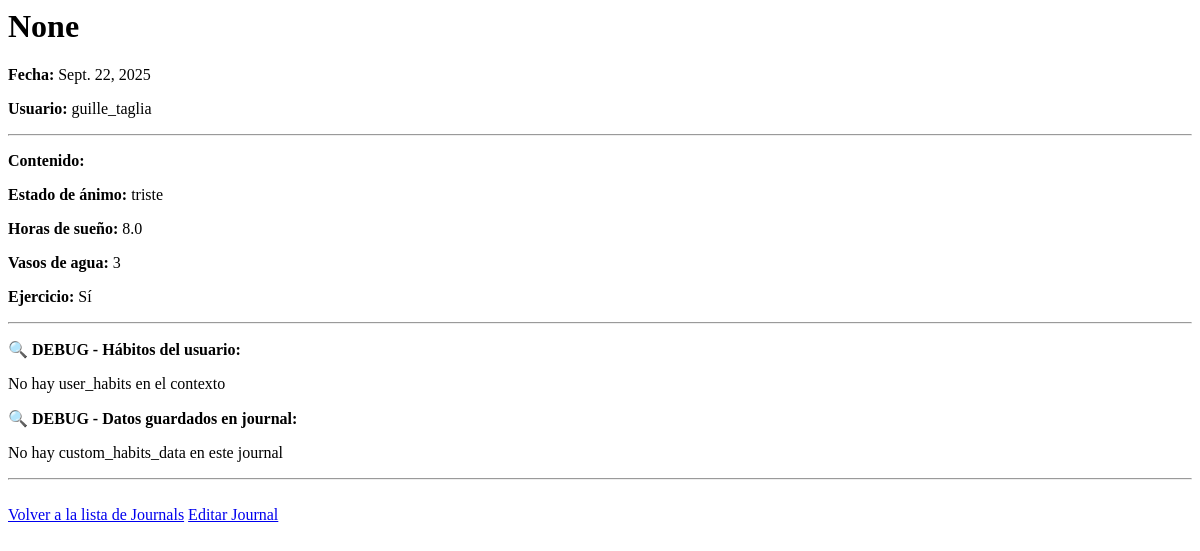
Page /journals/10/ (signed in) on the earlier database version.
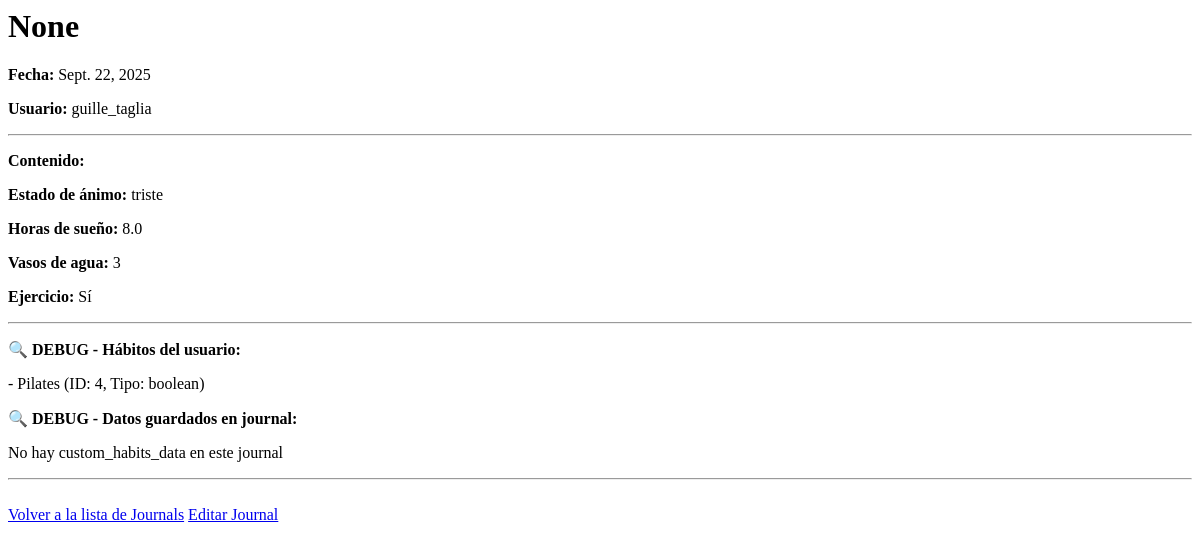
Same page on the later database version.
### bullet_journal/models.py (models this page shows, shortened)
class CustomHabit(models.Model):
    TYPE_CHOICES = [
        ('boolean', 'Sí/No'),
        ('integer', 'Número'),
    ]
    user = models.ForeignKey(User, on_delete=models.CASCADE, related_name='custom_habits')
    name = models.CharField(max_length=100)
    description = models.TextField(blank=True, null=True)
    type = models.CharField(max_length=10, choices=TYPE_CHOICES)
    created_at = models.DateTimeField(auto_now_add=True)
    is_active = models.BooleanField(default=True)
    goal_value = models.IntegerField(null=True, blank=True)  # Valor objetivo (si aplica)
    unit = models.CharField(max_length=20, blank=True, null=True)  #
    class Meta:
        unique_together = ('user', 'name')
        ordering = ['-created_at']

### bullet_journal/views/journal_views.py (the view)
# urls.py: path('journals/<int:pk>/', journal_detail, name='journal_detail'),
@login_required
def journal_detail(request, pk):
    journal = get_object_or_404(Journal, pk=pk, user=request.user)
    user_habits = CustomHabit.objects.filter(user=request.user)
    return render(request, 'bullet_journal/journal/detail.html', {
        'journal': journal,
        'user_habits': user_habits
        })

### bullet_journal/templates/bullet_journal/journal/detail.html (shortened to what this page needs)
<h1>{{ journal.title }}</h1>
<p><strong>Fecha:</strong> {{ journal.date }}</p>
<p><strong>Usuario:</strong> {{ journal.user.username }}</p>
<hr>
<p><strong>Contenido:</strong></p>
{% if journal.mood %}
<p><strong>Estado de ánimo:</strong> {{ journal.mood }}</p>
{% endif %}
{% if journal.sleep_hours %}
<p><strong>Horas de sueño:</strong> {{ journal.sleep_hours }}</p>
{% endif %}
{% if journal.water_glasses %}
<p><strong>Vasos de agua:</strong> {{ journal.water_glasses }}</p>
{% endif %}
<p><strong>Ejercicio:</strong> {% if journal.exercise %}Sí{% else %}No{% endif %}</p>
<hr>
<p><strong>🔍 DEBUG - Hábitos del usuario:</strong></p>
{% if user_habits %}
    {% for habit in user_habits %}
        <p>- {{ habit.name }} (ID: {{ habit.id }}, Tipo: {{ habit.type }})</p>
    {% endfor %}
{% else %}
    <p>No hay user_habits en el contexto</p>
{% endif %}
<p><strong>🔍 DEBUG - Datos guardados en journal:</strong></p>
{% if journal.custom_habits_data %}
    <p>{{ journal.custom_habits_data }}</p>
{% else %}
    <p>No hay custom_habits_data en este journal</p>
{% endif %}
<hr>
<a href="{% url 'journal_list' %}">Volver a la lista de Journals</a>
<a href="{% url 'journal_edit' journal.pk %}">Editar Journal</a>

Differences in the rows shown:
added CustomHabit: name "Pilates", id "4", type "boolean"
Other differences:
text no longer shown: "No hay user_habits en el contexto"
